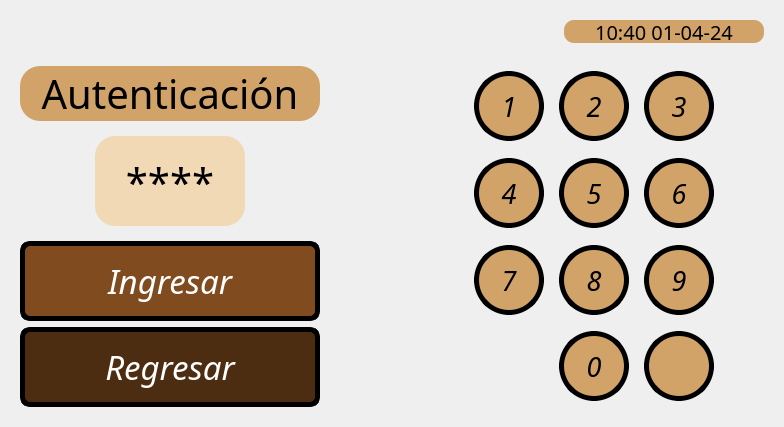
      <widget class="QWidget" name="Auth">
       <layout class="QVBoxLayout" name="verticalLayout_16">
        <item alignment="Qt::AlignLeft">
         <widget class="QWidget" name="widget_21" native="true">
          <property name="minimumSize">
           <size>
            <width>762</width>
            <height>40</height>
           </size>
          </property>
          <property name="maximumSize">
           <size>
            <width>16777215</width>
            <height>40</height>
           </size>
          </property>
          <property name="layoutDirection">
           <enum>Qt::LeftToRight</enum>
          </property>
          <layout class="QHBoxLayout" name="horizontalLayout_13">
           <item>
            <spacer name="horizontalSpacer_6">
             <property name="orientation">
              <enum>Qt::Horizontal</enum>
             </property>
             <property name="sizeHint" stdset="0">
              <size>
               <width>40</width>
               <height>20</height>
              </size>
             </property>
            </spacer>
           </item>
           <item>
            <widget class="QLabel" name="time_label_4">
             <property name="minimumSize">
              <size>
               <width>200</width>
               <height>23</height>
              </size>
             </property>
             <property name="maximumSize">
              <size>
               <width>200</width>
               <height>23</height>
              </size>
             </property>
             <property name="font">
              <font>
               <family>Cascadia Mono</family>
               <pointsize>15</pointsize>
               <weight>50</weight>
               <bold>false</bold>
              </font>
             </property>
             <property name="styleSheet">
              <string notr="true">background-color: rgb(209, 163, 104);
border-radius: 10px;</string>
             </property>
             <property name="text">
              <string>10:40 01-04-24</string>
             </property>
             <property name="alignment">
              <set>Qt::AlignCenter</set>
             </property>
             <property name="margin">
              <number>0</number>
             </property>
             <property name="indent">
              <number>5</number>
             </property>
            </widget>
           </item>
          </layout>
         </widget>
        </item>
        <item>
         <widget class="QWidget" name="widget_19" native="true">
          <layout class="QHBoxLayout" name="horizontalLayout_12">
           <property name="spacing">
            <number>0</number>
           </property>
           <property name="leftMargin">
            <number>0</number>
           </property>
           <property name="topMargin">
            <number>0</number>
           </property>
           <property name="rightMargin">
            <number>0</number>
           </property>
           <property name="bottomMargin">
            <number>0</number>
           </property>
           <item>
            <widget class="QWidget" name="widget_20" native="true">
             <layout class="QHBoxLayout" name="horizontalLayout_14">
              <item>
               <widget class="QWidget" name="widget_23" native="true">
                <layout class="QVBoxLayout" name="verticalLayout_17">
                 <property name="leftMargin">
                  <number>0</number>
                 </property>
                 <property name="topMargin">
                  <number>0</number>
                 </property>
                 <property name="rightMargin">
                  <number>0</number>
                 </property>
                 <property name="bottomMargin">
                  <number>0</number>
                 </property>
                 <item>
                  <widget class="QLabel" name="label_11">
                   <property name="font">
                    <font>
                     <family>Pacifico</family>
                     <pointsize>30</pointsize>
                    </font>
                   </property>
                   <property name="styleSheet">
                    <string notr="true">background-color: rgb(209, 163, 104);
border-radius: 20px;</string>
                   </property>
                   <property name="text">
                    <string>Autenticación</string>
                   </property>
                   <property name="alignment">
                    <set>Qt::AlignCenter</set>
                   </property>
                  </widget>
                 </item>
                 <item>
                  <widget class="QWidget" name="widget_22" native="true">
                   <layout class="QHBoxLayout" name="horizontalLayout_19">
                    <item>
                     <widget class="QLabel" name="pass_label">
                      <property name="minimumSize">
                       <size>
                        <width>150</width>
                        <height>90</height>
                       </size>
                      </property>
                      <property name="maximumSize">
                       <size>
                        <width>150</width>
                        <height>90</height>
                       </size>
                      </property>
                      <property name="font">
                       <font>
                        <family>Cascadia Mono</family>
                        <pointsize>30</pointsize>
                       </font>
                      </property>
                      <property name="styleSheet">
                       <string notr="true">background-color: rgb(241, 217, 182);
border-radius: 20px;</string>
                      </property>
                      <property name="text">
                       <string>****</string>
                      </property>
                      <property name="alignment">
                       <set>Qt::AlignCenter</set>
                      </property>
                     </widget>
                    </item>
                   </layout>
                  </widget>
                 </item>
                 <item>
                  <widget class="QPushButton" name="ingresar_button">
                   <property name="minimumSize">
                    <size>
                     <width>300</width>
                     <height>80</height>
                    </size>
                   </property>
                   <property name="font">
                    <font>
                     <family>Cascadia Mono</family>
                     <pointsize>25</pointsize>
                     <italic>true</italic>
                    </font>
                   </property>
                   <property name="styleSheet">
                    <string notr="true">QPushButton{
background-color: rgb(128, 75, 31);
border-style: solid;
border-color: black;
border-width: 5px;
border-radius: 10px;
color: white;
}

QPushButton:pressed {
border-style: inset;
border-width: 1px;
background-color: rgb(191, 143, 94);
color: white;
}</string>
                   </property>
                   <property name="text">
                    <string>Ingresar</string>
                   </property>
                  </widget>
                 </item>
                 <item>
                  <widget class="QPushButton" name="regresar_button">
                   <property name="minimumSize">
                    <size>
                     <width>300</width>
                     <height>80</height>
                    </size>
                   </property>
                   <property name="font">
                    <font>
                     <family>Cascadia Mono</family>
                     <pointsize>25</pointsize>
                     <weight>50</weight>
                     <italic>true</italic>
                     <bold>false</bold>
                    </font>
                   </property>
                   <property name="styleSheet">
                    <string notr="true">QPushButton{
background-color: rgb(77, 45, 18);
border-style: solid;
border-color: black;
border-width: 5px;
border-radius: 10px;
color: white;
}

QPushButton:pressed {
border-style: inset;
border-width: 1px;
background-color: rgb(115, 67, 26);
color: white;
}</string>
                   </property>
                   <property name="text">
                    <string>Regresar</string>
                   </property>
                  </widget>
                 </item>
                </layout>
               </widget>
              </item>
              <item>
               <widget class="QWidget" name="widget_24" native="true">
                <property name="styleSheet">
                 <string notr="true">QPushButton{
background-color: rgb(209, 163, 104);
border-style: solid;
border-color: black;
border-width: 5px;
border-radius: 35px;
}

QPushButton:pressed {
border-style: inset;
border-width: 1px;
	background-color: rgb(191, 143, 94);
}</string>
                </property>
                <layout class="QVBoxLayout" name="verticalLayout_14">
                 <property name="leftMargin">
                  <number>0</number>
                 </property>
                 <property name="topMargin">
                  <number>0</number>
                 </property>
                 <property name="rightMargin">
                  <number>0</number>
                 </property>
                 <property name="bottomMargin">
                  <number>0</number>
                 </property>
                 <item>
                  <widget class="QWidget" name="widget_25" native="true">
                   <layout class="QHBoxLayout" name="horizontalLayout_15">
                    <property name="spacing">
                     <number>15</number>
                    </property>
                    <property name="leftMargin">
                     <number>0</number>
                    </property>
                    <property name="topMargin">
                     <number>0</number>
                    </property>
                    <property name="rightMargin">
                     <number>0</number>
                    </property>
                    <property name="bottomMargin">
                     <number>0</number>
                    </property>
                    <item>
                     <spacer name="horizontalSpacer_12">
                      <property name="orientation">
                       <enum>Qt::Horizontal</enum>
                      </property>
                      <property name="sizeHint" stdset="0">
                       <size>
                        <width>40</width>
                        <height>20</height>
                       </size>
                      </property>
                     </spacer>
                    </item>
                    <item>
                     <widget class="QPushButton" name="button_num_1">
                      <property name="minimumSize">
                       <size>
                        <width>70</width>
                        <height>70</height>
                       </size>
                      </property>
                      <property name="maximumSize">
                       <size>
                        <width>70</width>
                        <height>70</height>
                       </size>
                      </property>
                      <property name="font">
                       <font>
                        <family>Cascadia Mono</family>
                        <pointsize>20</pointsize>
                        <italic>true</italic>
                       </font>
                      </property>
                      <property name="text">
                       <string>1</string>
                      </property>
                     </widget>
                    </item>
                    <item>
                     <widget class="QPushButton" name="button_num_2">
                      <property name="minimumSize">
                       <size>
                        <width>70</width>
                        <height>70</height>
                       </size>
                      </property>
                      <property name="maximumSize">
                       <size>
                        <width>70</width>
                        <height>70</height>
                       </size>
                      </property>
                      <property name="font">
                       <font>
                        <family>Cascadia Mono</family>
                        <pointsize>20</pointsize>
                        <italic>true</italic>
                       </font>
                      </property>
                      <property name="text">
                       <string>2</string>
                      </property>
                     </widget>
                    </item>
                    <item>
                     <widget class="QPushButton" name="button_num_3">
                      <property name="minimumSize">
                       <size>
                        <width>70</width>
                        <height>70</height>
                       </size>
                      </property>
                      <property name="maximumSize">
                       <size>
                        <width>70</width>
                        <height>70</height>
                       </size>
                      </property>
                      <property name="font">
                       <font>
                        <family>Cascadia Mono</family>
                        <pointsize>20</pointsize>
                        <italic>true</italic>
                       </font>
                      </property>
                      <property name="text">
                       <string>3</string>
                      </property>
                     </widget>
                    </item>
                    <item>
                     <spacer name="horizontalSpacer_13">
                      <property name="orientation">
                       <enum>Qt::Horizontal</enum>
                      </property>
                      <property name="sizeType">
                       <enum>QSizePolicy::Fixed</enum>
                      </property>
                      <property name="sizeHint" stdset="0">
                       <size>
                        <width>50</width>
                        <height>20</height>
                       </size>
                      </property>
                     </spacer>
                    </item>
                   </layout>
                  </widget>
                 </item>
                 <item>
                  <widget class="QWidget" name="widget_26" native="true">
                   <layout class="QHBoxLayout" name="horizontalLayout_16">
                    <property name="spacing">
                     <number>15</number>
                    </property>
                    <property name="leftMargin">
                     <number>0</number>
                    </property>
                    <property name="topMargin">
                     <number>0</number>
                    </property>
                    <property name="rightMargin">
                     <number>0</number>
                    </property>
                    <property name="bottomMargin">
                     <number>0</number>
                    </property>
                    <item>
                     <spacer name="horizontalSpacer_11">
                      <property name="orientation">
                       <enum>Qt::Horizontal</enum>
                      </property>
                      <property name="sizeHint" stdset="0">
                       <size>
                        <width>40</width>
                        <height>20</height>
                       </size>
                      </property>
                     </spacer>
                    </item>
                    <item>
                     <widget class="QPushButton" name="button_num_4">
                      <property name="minimumSize">
                       <size>
                        <width>70</width>
                        <height>70</height>
                       </size>
                      </property>
                      <property name="maximumSize">
                       <size>
                        <width>70</width>
                        <height>70</height>
                       </size>
                      </property>
                      <property name="font">
                       <font>
                        <family>Cascadia Mono</family>
                        <pointsize>20</pointsize>
                        <italic>true</italic>
                       </font>
                      </property>
                      <property name="text">
                       <string>4</string>
                      </property>
                     </widget>
                    </item>
                    <item>
                     <widget class="QPushButton" name="button_num_5">
                      <property name="minimumSize">
                       <size>
                        <width>70</width>
                        <height>70</height>
                       </size>
                      </property>
                      <property name="maximumSize">
                       <size>
                        <width>70</width>
                        <height>70</height>
                       </size>
                      </property>
                      <property name="font">
                       <font>
                        <family>Cascadia Mono</family>
                        <pointsize>20</pointsize>
                        <italic>true</italic>
                       </font>
                      </property>
                      <property name="text">
                       <string>5</string>
                      </property>
                     </widget>
                    </item>
                    <item>
                     <widget class="QPushButton" name="button_num_6">
                      <property name="minimumSize">
                       <size>
                        <width>70</width>
                        <height>70</height>
                       </size>
                      </property>
                      <property name="maximumSize">
                       <size>
                        <width>70</width>
                        <height>70</height>
                       </size>
                      </property>
                      <property name="font">
                       <font>
                        <family>Cascadia Mono</family>
                        <pointsize>20</pointsize>
                        <italic>true</italic>
                       </font>
                      </property>
                      <property name="text">
                       <string>6</string>
                      </property>
                     </widget>
                    </item>
                    <item>
                     <spacer name="horizontalSpacer_14">
                      <property name="orientation">
                       <enum>Qt::Horizontal</enum>
                      </property>
                      <property name="sizeType">
                       <enum>QSizePolicy::Fixed</enum>
                      </property>
                      <property name="sizeHint" stdset="0">
                       <size>
                        <width>50</width>
                        <height>20</height>
                       </size>
                      </property>
                     </spacer>
                    </item>
                   </layout>
                  </widget>
                 </item>
                 <item>
                  <widget class="QWidget" name="widget_27" native="true">
                   <layout class="QHBoxLayout" name="horizontalLayout_17">
                    <property name="spacing">
                     <number>15</number>
                    </property>
                    <property name="leftMargin">
                     <number>0</number>
                    </property>
                    <property name="topMargin">
                     <number>0</number>
                    </property>
                    <property name="rightMargin">
                     <number>0</number>
                    </property>
                    <property name="bottomMargin">
                     <number>0</number>
                    </property>
                    <item>
                     <spacer name="horizontalSpacer_10">
                      <property name="orientation">
                       <enum>Qt::Horizontal</enum>
                      </property>
                      <property name="sizeHint" stdset="0">
                       <size>
                        <width>40</width>
                        <height>20</height>
                       </size>
                      </property>
                     </spacer>
                    </item>
                    <item>
                     <widget class="QPushButton" name="button_num_7">
                      <property name="minimumSize">
                       <size>
                        <width>70</width>
                        <height>70</height>
                       </size>
                      </property>
                      <property name="maximumSize">
                       <size>
                        <width>70</width>
                        <height>70</height>
                       </size>
                      </property>
                      <property name="font">
                       <font>
                        <family>Cascadia Mono</family>
                        <pointsize>20</pointsize>
                        <italic>true</italic>
                       </font>
                      </property>
                      <property name="text">
                       <string>7</string>
                      </property>
                     </widget>
                    </item>
                    <item>
                     <widget class="QPushButton" name="button_num_8">
                      <property name="minimumSize">
                       <size>
                        <width>70</width>
                        <height>70</height>
                       </size>
                      </property>
                      <property name="maximumSize">
                       <size>
                        <width>70</width>
                        <height>70</height>
                       </size>
                      </property>
                      <property name="font">
                       <font>
                        <family>Cascadia Mono</family>
                        <pointsize>20</pointsize>
                        <italic>true</italic>
                       </font>
                      </property>
                      <property name="text">
                       <string>8</string>
                      </property>
                     </widget>
                    </item>
                    <item>
                     <widget class="QPushButton" name="button_num_9">
                      <property name="minimumSize">
                       <size>
                        <width>70</width>
                        <height>70</height>
                       </size>
                      </property>
                      <property name="maximumSize">
                       <size>
                        <width>70</width>
                        <height>70</height>
                       </size>
                      </property>
                      <property name="font">
                       <font>
                        <family>Cascadia Mono</family>
                        <pointsize>20</pointsize>
                        <italic>true</italic>
                       </font>
                      </property>
                      <property name="text">
                       <string>9</string>
                      </property>
                     </widget>
                    </item>
                    <item>
                     <spacer name="horizontalSpacer_15">
                      <property name="orientation">
                       <enum>Qt::Horizontal</enum>
                      </property>
                      <property name="sizeType">
                       <enum>QSizePolicy::Fixed</enum>
                      </property>
                      <property name="sizeHint" stdset="0">
                       <size>
                        <width>50</width>
                        <height>20</height>
                       </size>
                      </property>
                     </spacer>
                    </item>
                   </layout>
                  </widget>
                 </item>
                 <item>
                  <widget class="QWidget" name="widget_28" native="true">
                   <layout class="QHBoxLayout" name="horizontalLayout_18">
                    <property name="spacing">
                     <number>15</number>
                    </property>
                    <property name="leftMargin">
                     <number>0</number>
                    </property>
                    <property name="topMargin">
                     <number>0</number>
                    </property>
                    <property name="rightMargin">
                     <number>0</number>
                    </property>
                    <property name="bottomMargin">
                     <number>0</number>
                    </property>
                    <item>
                     <spacer name="horizontalSpacer_5">
                      <property name="orientation">
                       <enum>Qt::Horizontal</enum>
                      </property>
                      <property name="sizeHint" stdset="0">
                       <size>
                        <width>166</width>
                        <height>20</height>
                       </size>
                      </property>
                     </spacer>
                    </item>
                    <item>
                     <widget class="QPushButton" name="button_num_0">
                      <property name="minimumSize">
                       <size>
                        <width>70</width>
                        <height>70</height>
                       </size>
                      </property>
                      <property name="maximumSize">
                       <size>
                        <width>70</width>
                        <height>70</height>
                       </size>
                      </property>
                      <property name="font">
                       <font>
                        <family>Cascadia Mono</family>
                        <pointsize>20</pointsize>
                        <italic>true</italic>
                       </font>
                      </property>
                      <property name="text">
                       <string>0</string>
                      </property>
                     </widget>
                    </item>
                    <item>
                     <widget class="QPushButton" name="button_delete">
                      <property name="minimumSize">
                       <size>
                        <width>70</width>
                        <height>70</height>
                       </size>
                      </property>
                      <property name="maximumSize">
                       <size>
                        <width>70</width>
                        <height>70</height>
                       </size>
                      </property>
                      <property name="font">
                       <font>
                        <family>Cascadia Mono</family>
                        <pointsize>20</pointsize>
                       </font>
                      </property>
                      <property name="styleSheet">
                       <string notr="true">QPushButton{
image: url(:/Imagenes/delete.png);
}
QPushButton:pressed {
border-style: inset;
border-width: 1px;
background-color: rgb(191, 143, 94);
image: url(:/Imagenes/delete_press.png);
}
</string>
                      </property>
                      <property name="text">
                       <string/>
                      </property>
                     </widget>
                    </item>
                    <item>
                     <spacer name="horizontalSpacer_16">
                      <property name="orientation">
                       <enum>Qt::Horizontal</enum>
                      </property>
                      <property name="sizeType">
                       <enum>QSizePolicy::Fixed</enum>
                      </property>
                      <property name="sizeHint" stdset="0">
                       <size>
                        <width>50</width>
                        <height>20</height>
                       </size>
                      </property>
                     </spacer>
                    </item>
                   </layout>
                  </widget>
                 </item>
                </layout>
               </widget>
              </item>
             </layout>
            </widget>
           </item>
          </layout>
         </widget>
        </item>
       </layout>
      </widget>
